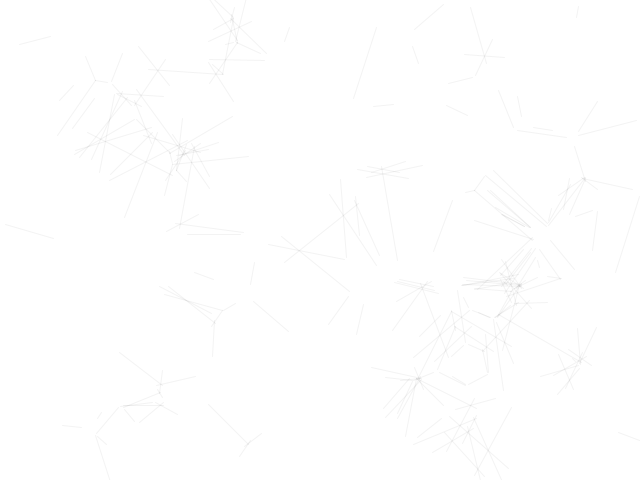
Frame 1 (no input)
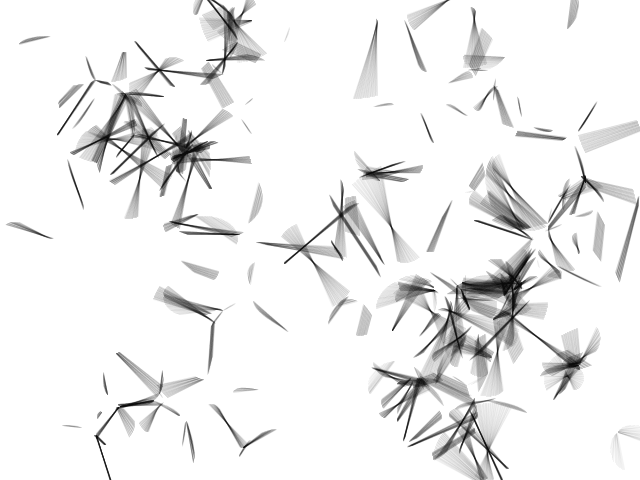
Frame 60 (the mouse pressed at the canvas centre just before this capture)
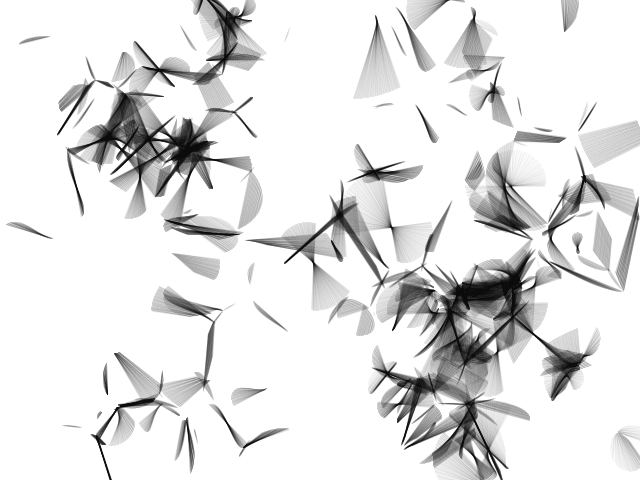
Frame 120 (the mouse held since frame 60 and released just before this capture)

The Processing sketch that drew these frames (run headless with seeded random() and noise(); from frame 60 on, the mouse is pressed at the canvas centre):

// Processing sketch: S3_Process_10
// ── S3_Process_10.pde
/* 
 
 Structure 3 (work in progress) 
 
 A surface filled with one hundred medium to small sized circles. 
 Each circle has a different size and direction, but moves at the same slow rate. 
 Display: 
 A. The instantaneous intersections of the circles 
 B. The aggregate intersections of the circles 
 
 Restored by Casey Reas <http://reas.com> 
 22 June 2016 
 Processing v.3.1.1 <http://processing.org> 
 
 Implemented by Casey Reas <http://groupc.net> 
 Uses circle intersection code from William Ngan <http://metaphorical.net> 
 Processing v.68 <http://processing.org> 
 
 */

int numCircle = 100; 
Circle[] circles = new Circle[numCircle]; 

void setup() 
{ 
  size(640, 480); 
  frameRate(30); 
  for (int i=0; i<numCircle; i++) { 
    circles[i] = new Circle(random(width), (float)height/(float)numCircle * i, 
      int(random(2, 6))*10, random(-0.25, 0.25), random(-0.25, 0.25), i);
  } 
  //ellipseMode(CENTER_DIAMETER); 
  background(255);
} 


void draw() 
{ 
  stroke(0, 10); 

  for (int i=0; i<numCircle; i++) { 
    circles[i].update();
  } 
  for (int i=0; i<numCircle; i++) { 
    circles[i].move();
  }
} 


class Circle { 

  float x, y, r, r2, sp, ysp; 
  int id; 

  Circle( float px, float py, float pr, float psp, float pysp, int pid ) { 
    x = px; 
    y = py; 
    r = pr; 
    r2 = r*r; 
    id = pid; 
    sp = psp; 
    ysp = pysp;
  } 

  void update() { 
    for (int i = id+1; i < numCircle; i++) { 
      intersect( this, circles[i] );
    }
  } 

  void move() { 
    x += sp; 
    y += ysp; 
    if (sp > 0) { 
      if (x > width+r) { 
        x = -r;
      }
    } else { 
      if (x < -r) { 
        x = width+r;
      }
    } 
    if (ysp > 0) { 
      if (y > height+r) { 
        y = -r;
      }
    } else { 
      if (y < -r) { 
        y = height+r;
      }
    }
  }
} 


void intersect( Circle cA, Circle cB ) 
{ 
  float dx = cA.x - cB.x; 
  float dy = cA.y - cB.y; 
  float d2 = dx*dx + dy*dy; 
  float d = sqrt( d2 ); 

  if ( d>cA.r+cB.r || d<abs(cA.r-cB.r) ) return; // no solution 

  float a = (cA.r2 - cB.r2 + d2) / (2*d); 
  float h = sqrt( cA.r2 - a*a ); 
  float x2 = cA.x + a*(cB.x - cA.x)/d; 
  float y2 = cA.y + a*(cB.y - cA.y)/d; 

  float paX = x2 + h*(cB.y - cA.y)/d; 
  float paY = y2 - h*(cB.x - cA.x)/d; 
  float pbX = x2 - h*(cB.y - cA.y)/d; 
  float pbY = y2 + h*(cB.x - cA.x)/d; 

  stroke(0, 12); 
  line(paX, paY, pbX, pbY);
} 
